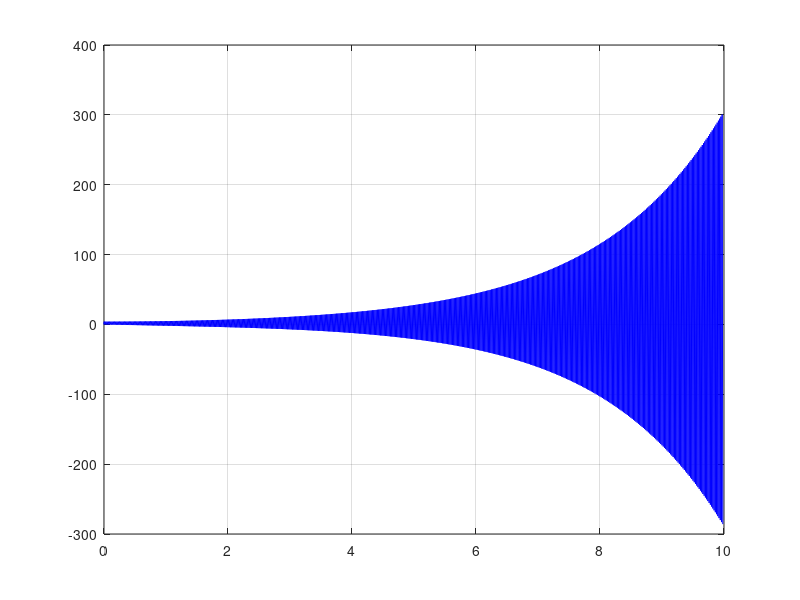

Write the MATLAB code that produced this figure.


function euler_punto_medio

    t0=0;
	y0=4;
	dt=0.01;
	NDt=1000;

	f = @(t,y) (t/2 - y/2);

	t=zeros(NDt,1);
	y=zeros(NDt,1);

	t(1)=t0;
	y(1)=y0;
	for k=2:NDt - 1
		t(k+1) = t(k) + dt;
		y(k+1) = y(k-1) + 2*dt*f(t(k),y(k));
	end

	figure(1)
	plot(t,y(:,1),'b')
	grid on



endfunction
